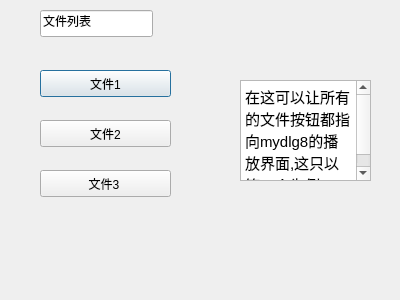
<?xml version="1.0" encoding="UTF-8"?>
<ui version="4.0">
 <class>myDlg7</class>
 <widget class="QDialog" name="myDlg7">
  <property name="geometry">
   <rect>
    <x>0</x>
    <y>0</y>
    <width>400</width>
    <height>300</height>
   </rect>
  </property>
  <property name="windowTitle">
   <string>Dialog</string>
  </property>
  <widget class="QLineEdit" name="lineEdit">
   <property name="geometry">
    <rect>
     <x>40</x>
     <y>10</y>
     <width>113</width>
     <height>27</height>
    </rect>
   </property>
   <property name="text">
    <string>文件列表</string>
   </property>
  </widget>
  <widget class="QPushButton" name="pushButton">
   <property name="geometry">
    <rect>
     <x>40</x>
     <y>70</y>
     <width>131</width>
     <height>27</height>
    </rect>
   </property>
   <property name="text">
    <string>文件1</string>
   </property>
  </widget>
  <widget class="QPushButton" name="pushButton_2">
   <property name="geometry">
    <rect>
     <x>40</x>
     <y>120</y>
     <width>131</width>
     <height>27</height>
    </rect>
   </property>
   <property name="text">
    <string>文件2</string>
   </property>
  </widget>
  <widget class="QPushButton" name="pushButton_3">
   <property name="geometry">
    <rect>
     <x>40</x>
     <y>170</y>
     <width>131</width>
     <height>27</height>
    </rect>
   </property>
   <property name="text">
    <string>文件3 </string>
   </property>
  </widget>
  <widget class="QTextEdit" name="textEdit">
   <property name="geometry">
    <rect>
     <x>240</x>
     <y>80</y>
     <width>131</width>
     <height>101</height>
    </rect>
   </property>
   <property name="html">
    <string>&lt;!DOCTYPE HTML PUBLIC &quot;-//W3C//DTD HTML 4.0//EN&quot; &quot;http://www.w3.org/TR/REC-html40/strict.dtd&quot;&gt;
&lt;html&gt;&lt;head&gt;&lt;meta name=&quot;qrichtext&quot; content=&quot;1&quot; /&gt;&lt;style type=&quot;text/css&quot;&gt;
p, li { white-space: pre-wrap; }
&lt;/style&gt;&lt;/head&gt;&lt;body style=&quot; font-family:'Ubuntu'; font-size:11pt; font-weight:400; font-style:normal;&quot;&gt;
&lt;table border=&quot;0&quot; style=&quot;-qt-table-type: root; margin-top:4px; margin-bottom:4px; margin-left:4px; margin-right:4px;&quot;&gt;
&lt;tr&gt;
&lt;td style=&quot;border: none;&quot;&gt;
&lt;p style=&quot; margin-top:0px; margin-bottom:0px; margin-left:0px; margin-right:0px; -qt-block-indent:0; text-indent:0px;&quot;&gt;在这可以让所有的文件按钮都指向mydlg8的播放界面,这只以第一个为例&lt;/p&gt;&lt;/td&gt;&lt;/tr&gt;&lt;/table&gt;&lt;/body&gt;&lt;/html&gt;</string>
   </property>
  </widget>
 </widget>
 <resources/>
 <connections/>
</ui>
